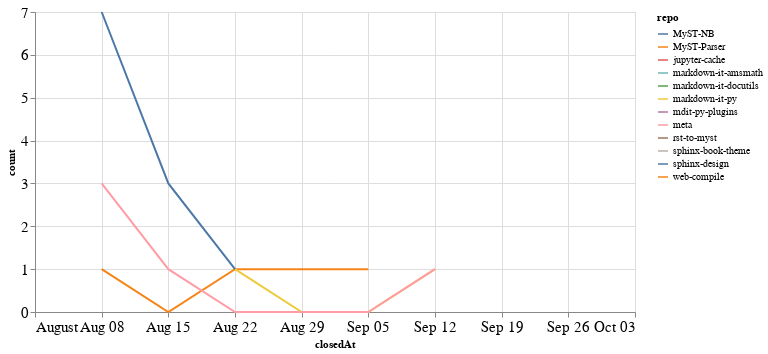

Here is the notebook cell this chart was saved with:
### Code cell
closed_by_time = closed_by.groupby('repo').resample('W', on='closedAt').count()['author'].reset_index()
closed_by_time = closed_by_time.rename(columns={'author': 'count'})

alt.Chart(closed_by_time, width=600).mark_line().encode(
    x='closedAt',
    y='count',
    color='repo',
    tooltip="repo"
)

### Figure 1 — Vega-Lite specification as saved in the notebook (floating-point values rounded to 4 significant figures)
{"config": {"axisLeft": {"labelFontSize": 15}, "axisBottom": {"labelFontSize": 15}}, "data": {"name": "data-514b1d353070c6b154bdd5853821f6f7"}, "mark": "line", "encoding": {"color": {"type": "nominal", "field": "repo"}, "tooltip": {"type": "nominal", "field": "repo"}, "x": {"type": "temporal", "field": "closedAt"}, "y": {"type": "quantitative", "field": "count"}}, "width": 600, "$schema": "https://vega.github.io/schema/vega-lite/v4.8.1.json", "datasets": {"data-514b1d353070c6b154bdd5853821f6f7": [{"repo": "MyST-NB", "closedAt": "2021-10-03T00:00:00", "count": 1}, {"repo": "MyST-Parser", "closedAt": "2021-08-08T00:00:00", "count": 1}, {"repo": "MyST-Parser", "closedAt": "2021-08-15T00:00:00", "count": 0}, {"repo": "MyST-Parser", "closedAt": "2021-08-22T00:00:00", "count": 1}, {"repo": "MyST-Parser", "closedAt": "2021-08-29T00:00:00", "count": 1}, {"repo": "MyST-Parser", "closedAt": "2021-09-05T00:00:00", "count": 1}, {"repo": "jupyter-cache", "closedAt": "2021-08-01T00:00:00", "count": 2}, {"repo": "markdown-it-amsmath", "closedAt": "2021-09-12T00:00:00", "count": 2}, {"repo": "markdown-it-docutils", "closedAt": "2021-09-12T00:00:00", "count": 1}, {"repo": "markdown-it-py", "closedAt": "2021-08-22T00:00:00", "count": 1}, {"repo": "markdown-it-py", "closedAt": "2021-08-29T00:00:00", "count": 0}, {"repo": "markdown-it-py", "closedAt": "2021-09-05T00:00:00", "count": 0}, {"repo": "markdown-it-py", "closedAt": "2021-09-12T00:00:00", "count": 1}, {"repo": "mdit-py-plugins", "closedAt": "2021-09-12T00:00:00", "count": 1}, {"repo": "meta", "closedAt": "2021-08-08T00:00:00", "count": 3}, {"repo": "meta", "closedAt": "2021-08-15T00:00:00", "count": 1}, {"repo": "meta", "closedAt": "2021-08-22T00:00:00", "count": 0}, {"repo": "meta", "closedAt": "2021-08-29T00:00:00", "count": 0}, {"repo": "meta", "closedAt": "2021-09-05T00:00:00", "count": 0}, {"repo": "meta", "closedAt": "2021-09-12T00:00:00", "count": 1}, {"repo": "rst-to-myst", "closedAt": "2021-08-22T00:00:00", "count": 2}, {"repo": "sphinx-book-theme", "closedAt": "2021-08-08T00:00:00", "count": 1}, {"repo": "sphinx-design", "closedAt": "2021-08-08T00:00:00", "count": 7}, {"repo": "sphinx-design", "closedAt": "2021-08-15T00:00:00", "count": 3}, {"repo": "sphinx-design", "closedAt": "2021-08-22T00:00:00", "count": 1}, {"repo": "web-compile", "closedAt": "2021-09-26T00:00:00", "count": 2}]}}
